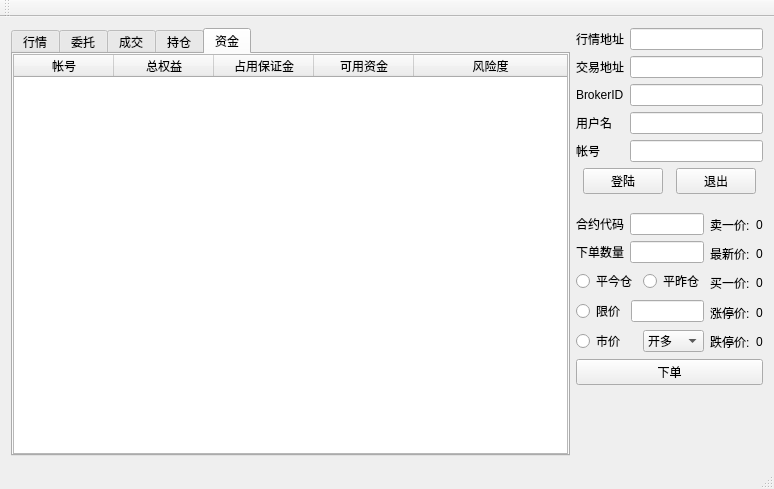
<?xml version="1.0" encoding="UTF-8"?>
<ui version="4.0">
 <class>MainWindow</class>
 <widget class="QMainWindow" name="MainWindow">
  <property name="geometry">
   <rect>
    <x>0</x>
    <y>0</y>
    <width>774</width>
    <height>489</height>
   </rect>
  </property>
  <property name="windowTitle">
   <string>MainWindow</string>
  </property>
  <widget class="QWidget" name="centralWidget">
   <layout class="QHBoxLayout" name="horizontalLayout_8" stretch="3,1">
    <item>
     <widget class="QTabWidget" name="tabWidget">
      <property name="tabPosition">
       <enum>QTabWidget::North</enum>
      </property>
      <property name="currentIndex">
       <number>4</number>
      </property>
      <widget class="QWidget" name="tabQuotations">
       <attribute name="title">
        <string>行情</string>
       </attribute>
       <layout class="QGridLayout" name="gridLayout_3">
        <property name="leftMargin">
         <number>0</number>
        </property>
        <property name="topMargin">
         <number>0</number>
        </property>
        <property name="rightMargin">
         <number>0</number>
        </property>
        <property name="bottomMargin">
         <number>0</number>
        </property>
        <property name="spacing">
         <number>0</number>
        </property>
        <item row="0" column="0">
         <widget class="QTableWidget" name="tableWidgetQuotations">
          <attribute name="horizontalHeaderStretchLastSection">
           <bool>true</bool>
          </attribute>
          <attribute name="verticalHeaderStretchLastSection">
           <bool>false</bool>
          </attribute>
          <column>
           <property name="text">
            <string>合约代码</string>
           </property>
          </column>
          <column>
           <property name="text">
            <string>更新时间</string>
           </property>
          </column>
          <column>
           <property name="text">
            <string>最新价</string>
           </property>
          </column>
          <column>
           <property name="text">
            <string>买一价</string>
           </property>
          </column>
          <column>
           <property name="text">
            <string>买一量</string>
           </property>
          </column>
          <column>
           <property name="text">
            <string>卖一价</string>
           </property>
          </column>
          <column>
           <property name="text">
            <string>卖一量</string>
           </property>
          </column>
          <column>
           <property name="text">
            <string>涨跌幅%</string>
           </property>
          </column>
          <column>
           <property name="text">
            <string>新建列</string>
           </property>
          </column>
          <column>
           <property name="text">
            <string>涨停价</string>
           </property>
          </column>
          <column>
           <property name="text">
            <string>跌停价</string>
           </property>
          </column>
         </widget>
        </item>
       </layout>
      </widget>
      <widget class="QWidget" name="tabTrust">
       <attribute name="title">
        <string>委托</string>
       </attribute>
       <layout class="QGridLayout" name="gridLayout_4">
        <property name="leftMargin">
         <number>0</number>
        </property>
        <property name="topMargin">
         <number>0</number>
        </property>
        <property name="rightMargin">
         <number>0</number>
        </property>
        <property name="bottomMargin">
         <number>0</number>
        </property>
        <property name="spacing">
         <number>0</number>
        </property>
        <item row="0" column="0">
         <widget class="QTableWidget" name="tableWidgetTrust">
          <attribute name="horizontalHeaderStretchLastSection">
           <bool>true</bool>
          </attribute>
          <column>
           <property name="text">
            <string>委托时间</string>
           </property>
          </column>
          <column>
           <property name="text">
            <string>合约代码</string>
           </property>
          </column>
          <column>
           <property name="text">
            <string>买卖</string>
           </property>
          </column>
          <column>
           <property name="text">
            <string>开平</string>
           </property>
          </column>
          <column>
           <property name="text">
            <string>数量</string>
           </property>
          </column>
          <column>
           <property name="text">
            <string>价格</string>
           </property>
          </column>
          <column>
           <property name="text">
            <string>状态</string>
           </property>
          </column>
          <column>
           <property name="text">
            <string>委托号</string>
           </property>
          </column>
          <column>
           <property name="text">
            <string>交易所</string>
           </property>
          </column>
         </widget>
        </item>
       </layout>
      </widget>
      <widget class="QWidget" name="tabDeal">
       <attribute name="title">
        <string>成交</string>
       </attribute>
       <layout class="QGridLayout" name="gridLayout_5">
        <property name="leftMargin">
         <number>0</number>
        </property>
        <property name="topMargin">
         <number>0</number>
        </property>
        <property name="rightMargin">
         <number>0</number>
        </property>
        <property name="bottomMargin">
         <number>0</number>
        </property>
        <property name="spacing">
         <number>0</number>
        </property>
        <item row="0" column="0">
         <widget class="QTableWidget" name="tableWidgetDeal">
          <attribute name="horizontalHeaderStretchLastSection">
           <bool>true</bool>
          </attribute>
          <column>
           <property name="text">
            <string>成交时间</string>
           </property>
          </column>
          <column>
           <property name="text">
            <string>合约代码</string>
           </property>
          </column>
          <column>
           <property name="text">
            <string>买卖</string>
           </property>
          </column>
          <column>
           <property name="text">
            <string>开平</string>
           </property>
          </column>
          <column>
           <property name="text">
            <string>数量</string>
           </property>
          </column>
          <column>
           <property name="text">
            <string>价格</string>
           </property>
          </column>
         </widget>
        </item>
       </layout>
      </widget>
      <widget class="QWidget" name="tabHoldPositions">
       <attribute name="title">
        <string>持仓</string>
       </attribute>
       <layout class="QGridLayout" name="gridLayout_6">
        <property name="leftMargin">
         <number>0</number>
        </property>
        <property name="topMargin">
         <number>0</number>
        </property>
        <property name="rightMargin">
         <number>0</number>
        </property>
        <property name="bottomMargin">
         <number>0</number>
        </property>
        <property name="spacing">
         <number>0</number>
        </property>
        <item row="0" column="0">
         <widget class="QTableWidget" name="tableWidgetHoldPositions">
          <attribute name="horizontalHeaderStretchLastSection">
           <bool>true</bool>
          </attribute>
          <column>
           <property name="text">
            <string>合约代码</string>
           </property>
          </column>
          <column>
           <property name="text">
            <string>持仓类型</string>
           </property>
          </column>
          <column>
           <property name="text">
            <string>持仓数量</string>
           </property>
          </column>
          <column>
           <property name="text">
            <string>持仓成本</string>
           </property>
          </column>
         </widget>
        </item>
       </layout>
      </widget>
      <widget class="QWidget" name="tabFund">
       <attribute name="title">
        <string>资金</string>
       </attribute>
       <layout class="QGridLayout" name="gridLayout_7">
        <property name="leftMargin">
         <number>0</number>
        </property>
        <property name="topMargin">
         <number>0</number>
        </property>
        <property name="rightMargin">
         <number>0</number>
        </property>
        <property name="bottomMargin">
         <number>0</number>
        </property>
        <property name="spacing">
         <number>0</number>
        </property>
        <item row="0" column="0">
         <widget class="QTableWidget" name="tableWidgetFund">
          <attribute name="horizontalHeaderStretchLastSection">
           <bool>true</bool>
          </attribute>
          <column>
           <property name="text">
            <string>帐号</string>
           </property>
          </column>
          <column>
           <property name="text">
            <string>总权益</string>
           </property>
          </column>
          <column>
           <property name="text">
            <string>占用保证金</string>
           </property>
          </column>
          <column>
           <property name="text">
            <string>可用资金</string>
           </property>
          </column>
          <column>
           <property name="text">
            <string>风险度</string>
           </property>
          </column>
         </widget>
        </item>
       </layout>
      </widget>
     </widget>
    </item>
    <item>
     <layout class="QVBoxLayout" name="verticalLayout_4">
      <item>
       <layout class="QVBoxLayout" name="verticalLayout">
        <item>
         <layout class="QGridLayout" name="gridLayout">
          <item row="0" column="0">
           <widget class="QLabel" name="labelQuotationsAddress">
            <property name="text">
             <string>行情地址</string>
            </property>
           </widget>
          </item>
          <item row="0" column="1">
           <widget class="QLineEdit" name="lineEditQuotationsAddress"/>
          </item>
          <item row="1" column="0">
           <widget class="QLabel" name="labelTradeAddress">
            <property name="text">
             <string>交易地址</string>
            </property>
           </widget>
          </item>
          <item row="1" column="1">
           <widget class="QLineEdit" name="lineEditTradeAddress"/>
          </item>
          <item row="2" column="0">
           <widget class="QLabel" name="labelBrokerID">
            <property name="text">
             <string>BrokerID</string>
            </property>
           </widget>
          </item>
          <item row="2" column="1">
           <widget class="QLineEdit" name="lineEditBrokerID"/>
          </item>
          <item row="3" column="0">
           <widget class="QLabel" name="labelUserName">
            <property name="text">
             <string>用户名</string>
            </property>
           </widget>
          </item>
          <item row="3" column="1">
           <widget class="QLineEdit" name="lineEditUserName"/>
          </item>
          <item row="4" column="0">
           <widget class="QLabel" name="labelAccounts">
            <property name="text">
             <string>帐号</string>
            </property>
           </widget>
          </item>
          <item row="4" column="1">
           <widget class="QLineEdit" name="lineEditAccounts"/>
          </item>
         </layout>
        </item>
        <item>
         <layout class="QHBoxLayout" name="horizontalLayout">
          <item>
           <spacer name="horizontalSpacer_2">
            <property name="orientation">
             <enum>Qt::Horizontal</enum>
            </property>
            <property name="sizeHint" stdset="0">
             <size>
              <width>40</width>
              <height>20</height>
             </size>
            </property>
           </spacer>
          </item>
          <item>
           <widget class="QPushButton" name="btnLogIn">
            <property name="text">
             <string>登陆</string>
            </property>
           </widget>
          </item>
          <item>
           <spacer name="horizontalSpacer">
            <property name="orientation">
             <enum>Qt::Horizontal</enum>
            </property>
            <property name="sizeHint" stdset="0">
             <size>
              <width>40</width>
              <height>20</height>
             </size>
            </property>
           </spacer>
          </item>
          <item>
           <widget class="QPushButton" name="btnLogOut">
            <property name="text">
             <string>退出</string>
            </property>
           </widget>
          </item>
          <item>
           <spacer name="horizontalSpacer_3">
            <property name="orientation">
             <enum>Qt::Horizontal</enum>
            </property>
            <property name="sizeHint" stdset="0">
             <size>
              <width>40</width>
              <height>20</height>
             </size>
            </property>
           </spacer>
          </item>
         </layout>
        </item>
       </layout>
      </item>
      <item>
       <spacer name="verticalSpacer">
        <property name="orientation">
         <enum>Qt::Vertical</enum>
        </property>
        <property name="sizeHint" stdset="0">
         <size>
          <width>20</width>
          <height>18</height>
         </size>
        </property>
       </spacer>
      </item>
      <item>
       <layout class="QVBoxLayout" name="verticalLayout_3">
        <item>
         <layout class="QHBoxLayout" name="horizontalLayout_7">
          <item>
           <layout class="QVBoxLayout" name="verticalLayout_2">
            <item>
             <layout class="QHBoxLayout" name="horizontalLayout_5">
              <item>
               <widget class="QLabel" name="labelContractCode">
                <property name="text">
                 <string>合约代码</string>
                </property>
               </widget>
              </item>
              <item>
               <widget class="QLineEdit" name="lineEditContractCode"/>
              </item>
             </layout>
            </item>
            <item>
             <layout class="QHBoxLayout" name="horizontalLayout_4">
              <item>
               <widget class="QLabel" name="labelOrderQuantity">
                <property name="text">
                 <string>下单数量</string>
                </property>
               </widget>
              </item>
              <item>
               <widget class="QLineEdit" name="lineEditOrderQuantity"/>
              </item>
             </layout>
            </item>
            <item>
             <layout class="QHBoxLayout" name="horizontalLayout_3">
              <item>
               <widget class="QRadioButton" name="rbtnCloseTodayPosition">
                <property name="text">
                 <string>平今仓</string>
                </property>
               </widget>
              </item>
              <item>
               <widget class="QRadioButton" name="rbtnCloseYesterdayPosition">
                <property name="text">
                 <string>平昨仓</string>
                </property>
               </widget>
              </item>
             </layout>
            </item>
            <item>
             <layout class="QHBoxLayout" name="horizontalLayout_2">
              <item>
               <widget class="QRadioButton" name="rbtnLimitedPrice">
                <property name="text">
                 <string>限价</string>
                </property>
               </widget>
              </item>
              <item>
               <widget class="QLineEdit" name="lineEditLimitedPrice"/>
              </item>
             </layout>
            </item>
            <item>
             <layout class="QHBoxLayout" name="horizontalLayout_6">
              <item>
               <widget class="QRadioButton" name="rbtnMarketPrice">
                <property name="text">
                 <string>市价</string>
                </property>
               </widget>
              </item>
              <item>
               <widget class="QComboBox" name="comboBoxMarketPrice">
                <item>
                 <property name="text">
                  <string>开多</string>
                 </property>
                </item>
                <item>
                 <property name="text">
                  <string>平多</string>
                 </property>
                </item>
                <item>
                 <property name="text">
                  <string>开空</string>
                 </property>
                </item>
                <item>
                 <property name="text">
                  <string>平空</string>
                 </property>
                </item>
               </widget>
              </item>
             </layout>
            </item>
           </layout>
          </item>
          <item>
           <layout class="QGridLayout" name="gridLayout_2">
            <item row="0" column="0">
             <widget class="QLabel" name="labelSellingPriceName">
              <property name="text">
               <string>卖一价:</string>
              </property>
             </widget>
            </item>
            <item row="0" column="1">
             <widget class="QLabel" name="labelSellingPrice">
              <property name="text">
               <string>0</string>
              </property>
             </widget>
            </item>
            <item row="1" column="0">
             <widget class="QLabel" name="labelLatestPriceName">
              <property name="text">
               <string>最新价:</string>
              </property>
             </widget>
            </item>
            <item row="1" column="1">
             <widget class="QLabel" name="labelLatestPrice">
              <property name="text">
               <string>0</string>
              </property>
             </widget>
            </item>
            <item row="2" column="0">
             <widget class="QLabel" name="labelBuyPriceName">
              <property name="text">
               <string>买一价:</string>
              </property>
             </widget>
            </item>
            <item row="2" column="1">
             <widget class="QLabel" name="labelBuyPrice">
              <property name="text">
               <string>0</string>
              </property>
             </widget>
            </item>
            <item row="3" column="0">
             <widget class="QLabel" name="labelHighLimitPriceName">
              <property name="text">
               <string>涨停价:</string>
              </property>
             </widget>
            </item>
            <item row="3" column="1">
             <widget class="QLabel" name="labelHighLimitPrice">
              <property name="text">
               <string>0</string>
              </property>
             </widget>
            </item>
            <item row="4" column="0">
             <widget class="QLabel" name="labelDownLimitPriceName">
              <property name="text">
               <string>跌停价:</string>
              </property>
             </widget>
            </item>
            <item row="4" column="1">
             <widget class="QLabel" name="labelDownLimitPrice">
              <property name="text">
               <string>0</string>
              </property>
             </widget>
            </item>
           </layout>
          </item>
         </layout>
        </item>
        <item>
         <widget class="QPushButton" name="btnOrder">
          <property name="text">
           <string>下单</string>
          </property>
         </widget>
        </item>
        <item>
         <spacer name="verticalSpacer_2">
          <property name="orientation">
           <enum>Qt::Vertical</enum>
          </property>
          <property name="sizeHint" stdset="0">
           <size>
            <width>20</width>
            <height>40</height>
           </size>
          </property>
         </spacer>
        </item>
       </layout>
      </item>
      <item>
       <spacer name="verticalSpacer_3">
        <property name="orientation">
         <enum>Qt::Vertical</enum>
        </property>
        <property name="sizeHint" stdset="0">
         <size>
          <width>20</width>
          <height>40</height>
         </size>
        </property>
       </spacer>
      </item>
     </layout>
    </item>
   </layout>
  </widget>
  <widget class="QMenuBar" name="menuBar">
   <property name="geometry">
    <rect>
     <x>0</x>
     <y>0</y>
     <width>774</width>
     <height>23</height>
    </rect>
   </property>
  </widget>
  <widget class="QToolBar" name="mainToolBar">
   <attribute name="toolBarArea">
    <enum>TopToolBarArea</enum>
   </attribute>
   <attribute name="toolBarBreak">
    <bool>false</bool>
   </attribute>
  </widget>
  <widget class="QStatusBar" name="statusBar"/>
 </widget>
 <layoutdefault spacing="6" margin="11"/>
 <resources/>
 <connections/>
</ui>
